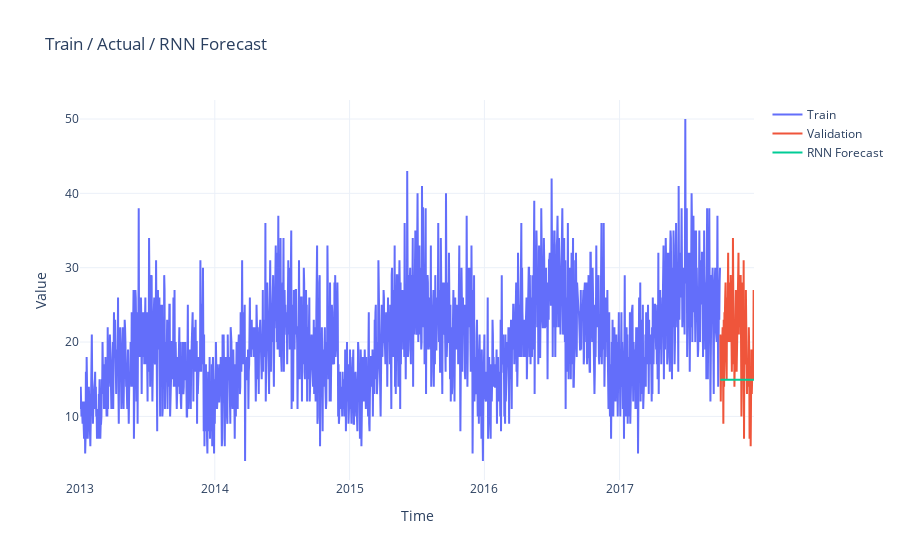

The notebook cell this image was saved under:
### Code cell
plot_forecasts(
    train=train,
    val=val,
    preds={'RNN Forecast': forecast},
    title="Train / Actual / RNN Forecast"
)
